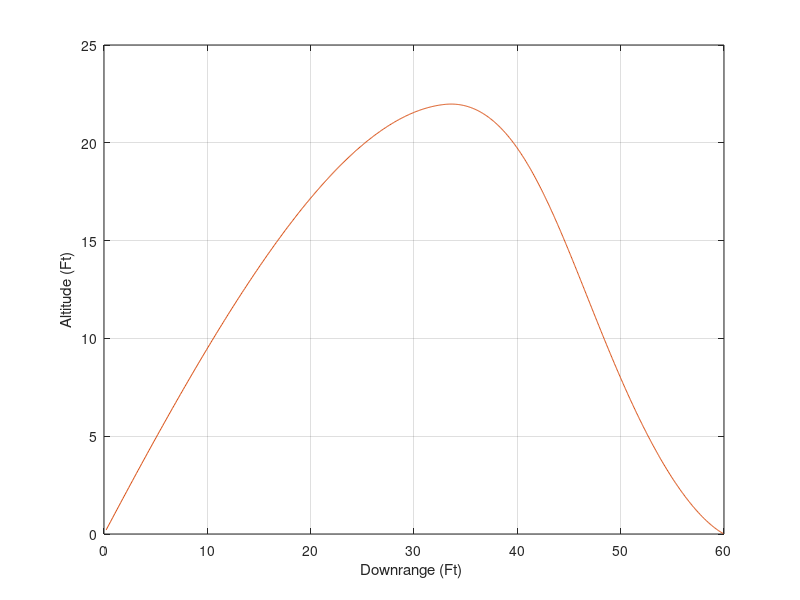
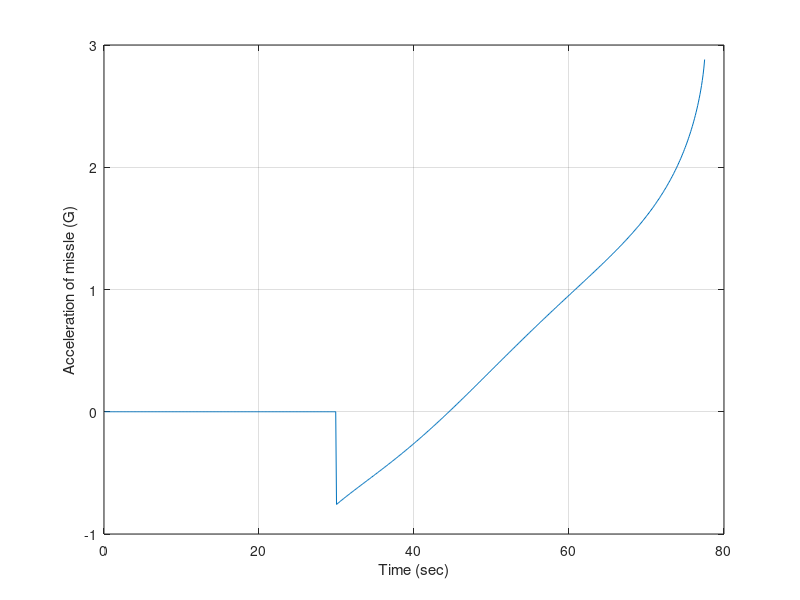

Recreate these plots in MATLAB, in order.
clear
n=0;	
TS=.1;
APN=0;
XLIMG=5.;
VM=3000.;
BETA=1000.;
T=0.;
S=0.;
GAMDEG=45.;
VM1=VM*cos(GAMDEG/57.3);
VM2=VM*sin(GAMDEG/57.3);
RM1=0.;
RM2=0.;
XNC=0.;
RT1=60000.;
RT2=0.;
RTM1=RT1-RM1;
RTM2=RT2-RM2;
RTM=sqrt(RTM1^2+RTM2^2);
VTM1=0.-VM1;
VTM2=0.-VM2;
VC=-(RTM1*VTM1+RTM2*VTM2)/RTM;
XLIM=XLIMG*32.2;
XNC=0.;
while ~(T>0.&RM2<=0.)
	if RTM<1000.
		H=.0001;
	else
		H=.01;
	end
 	RM1OLD=RM1;
	RM2OLD=RM2;
	VM1OLD=VM1;
	VM2OLD=VM2;
	STEP=1;
	FLAG=0;
	while STEP <=1
		if FLAG==1
         		STEP=2;
 			RM1=RM1+H*VM1;
			RM2=RM2+H*VM2;
			VM1=VM1+H*AM1;
			VM2=VM2+H*AM2;
			T=T+H;
		end
		RTM1=RT1-RM1;
		RTM2=RT2-RM2;
		RTM=sqrt(RTM1^2+RTM2^2);
		VTM1=0.-VM1;
		VTM2=0.-VM2;
		VC=-(RTM1*VTM1+RTM2*VTM2)/RTM;
		XLAM=atan2(RTM2,RTM1);
		XLAMD=(RTM1*VTM2-RTM2*VTM1)/(RTM*RTM);
 		if RM2<30000.
			RHO=.002378*exp(-RM2/30000);
		else
			RHO=.0034*exp(-RM2/22000);
		end
		VM=sqrt(VM1^2+VM2^2);
		Q=.5*RHO*VM*VM;
		GAM=atan2(VM2,VM1);
		DRAG=Q*32.2/BETA;
		XNE1=-XNC*sin(XLAM);
		XNE2=XNC*cos(XLAM);
 		AM1=-DRAG*cos(GAM)+XNE1;
		AM2=-32.2-DRAG*sin(GAM)+XNE2;
		FLAG=1;
	end
	FLAG=0;
 	RM1=.5*(RM1OLD+RM1+H*VM1);
	RM2=.5*(RM2OLD+RM2+H*VM2);
 	VM1=.5*(VM1OLD+VM1+H*AM1);
	VM2=.5*(VM2OLD+VM2+H*AM2);
	S=S+H;
	if S>=(TS-.00001)
		S=0.;
		RM1K=RM1/1000.;
		RM2K=RM2/1000.;
		RT1K=RT1/1000.;
		RT2K=RT2/1000.;
		DRAG1=-DRAG*cos(GAM);
		DRAG2=-DRAG*sin(GAM)-32.2;
		DRAGPLOS=-DRAG1*sin(XLAM)+DRAG2*cos(XLAM);
		ATPLOS=0.;
		if T>30.
			if APN==0
				XNC=3.*VC*XLAMD;
			else
				XNC=3.*VC*XLAMD+1.5*(ATPLOS-DRAGPLOS);
			end
		else
			XNC=0.;
		end
		if XNC>XLIM
			XNC=XLIM;
		end
		if XNC<-XLIM
			XNC=-XLIM;
		end
		XNCG=XNC/32.2;
		DRAGPLOSG=DRAGPLOS/32.2;
		n=n+1;
		ArrayT(n)=T;
		ArrayRT1K(n)=RT1K;
		ArrayRT2K(n)=RT2K;
		ArrayRM1K(n)=RM1K;
		ArrayRM2K(n)=RM2K;
		ArrayXNCG(n)=XNC/32.2;
	end
end
RTM
figure
plot(ArrayRT1K,ArrayRT2K,ArrayRM1K,ArrayRM2K),grid
xlabel('Downrange (Ft) ')
ylabel('Altitude (Ft)')
figure
plot(ArrayT,ArrayXNCG),grid
xlabel('Time (sec)')
ylabel('Acceleration of missle (G)')
clc
output=[ArrayT',ArrayRT1K',ArrayRT2K',ArrayRM1K',ArrayRM2K',ArrayXNCG'];
save datfil output -ascii
disp '*** Simulation Complete'
	
	
